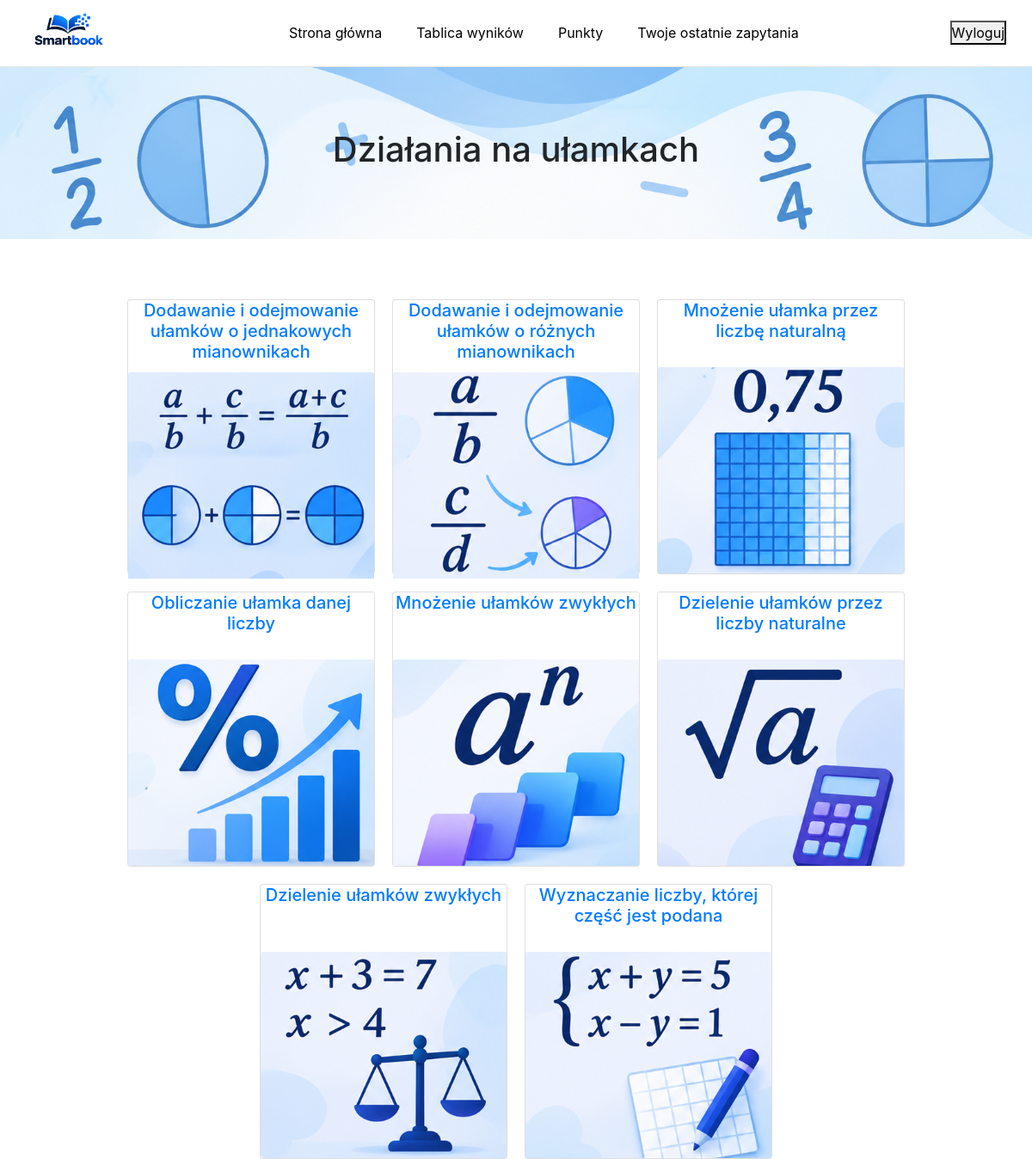
The page / (signed in) on the database its author committed.
### database/models.py (models this page shows, shortened)
class Level(models.Model):
    level_name = models.CharField(max_length=256)
    required_points = models.PositiveIntegerField()
    url_path = models.SlugField(max_length=256)
    class Meta:
        db_table = 'levels'

### dashboard/views.py (the view)
# urls.py: path('', dashboard_view, name='dashboard'),
@login_required
def dashboard_view(request):
    levels = Level.objects.all()
    context = {
        'levels': levels
    }
    return render(request, 'dashboard/dashboard.html', context)

### dashboard/templates/dashboard/dashboard.html (shortened to what this page needs)
{% extends 'base.html' %}
{% load static %}
{% block content %}
    <main class="fraction-background">
        <h1>Działania na ułamkach</h1>
    </main>
    <div class="section">
        {% for level in levels %}
            <a href="{% url 'level-detail' level.url_path %}" class="card">
                <h5 class="card-title">{{ level.level_name }}</h5>
                <img
                    class="card-img-top"
                    src="{% static 'images/cards/lvl' %}{{ level.id }}.png"
                    alt="{{ level.level_name }}"
                >
            </a>
        {% empty %}
            <p>Brak dostępnych leveli.</p>
        {% endfor %}
    </div>
{% endblock %}

### templates/base.html (shortened to what this page needs)
{% load static %}
<!DOCTYPE html>
<html lang="pl">
<head>
    <link rel="stylesheet" href="{% static 'css/base.css' %}">
    <link rel="stylesheet" href="{% static 'css/dashboard.css' %}">
    <link rel="stylesheet" href="https://cdn.jsdelivr.net/npm/bootstrap@4.0.0/dist/css/bootstrap.min.css">
    <link rel="stylesheet" href="{% static 'css/navbar.css' %}">
    <link rel="stylesheet" href="{% static 'css/answers_exam_page.css' %}">
</head>
<body>
    {% include 'navbar.html' %}
        {% block content %}
        {% endblock %}
</body>
</html>

### templates/navbar.html (shortened to what this page needs)
{% load static %}
<nav class="navbar">
    <div class="navbar-logo">
        <a href="#">
            <img src="{% static 'images/Smartbook.png' %}" alt="Smartbook logo">
        </a>
    </div>
    <ul class="navbar-links">
        <li><a href="/">Strona główna</a></li>
        <li><a href="/">Tablica wyników</a></li>
        <li><a href="/">Punkty</a></li>
        <li><a href="/">Twoje ostatnie zapytania</a></li>
    </ul>
    {% if user.is_authenticated %}
    <div>
        <form method="POST" action="{% url 'logout' %}">
            <button type="submit">Wyloguj</button>
        </form>
    </div>
    {% else %}
    <div>
        <a href="/login/">Zaloguj się</a>
    </div>
    {% endif %}
</nav>

### static/css/base.css (style rules this page uses)
* { box-sizing: border-box; margin: 0; padding: 0; }
html { scroll-behavior: smooth; }
body { margin: 0; padding: 0; font-family: 'Poppins', sans-serif; background-color: white; color: #222; }

### static/css/dashboard.css (style rules this page uses)
.fraction-background { background-image: url("../images/bg.png"); background-size: 100% auto; background-position: center top; background-repeat: no-repeat; width: 100%; height: 200px; display: flex; justify-content: center; align-items: center; margin-bottom: 50px; }
.section { display: flex; flex-wrap: wrap; align-items: center; text-align: center; justify-content: center; width: 90%; max-width: 1400px; padding-top: 20px; margin-right: auto; margin-left: auto; gap: 20px; }
.card-img-top { width: 100%; height: 240px; object-fit: cover; object-position: center; }
.card { width: 18rem; height: 20rem; display: flex; flex-direction: column; justify-content: space-between; align-items: center; }

### static/css/navbar.css (style rules this page uses)
.navbar-logo img { width: 100px; height: auto; object-fit: contain; }
.navbar-logo { margin-right: 30px; }
.navbar { position: sticky; top: 0; z-index: 1000; display: flex; justify-content: space-between; align-items: center; background-color: white; padding: 5px 30px; border-bottom: 1px solid #E6E6E6; }
.navbar-logo a { color: black; text-decoration: none; font-size: 22px; font-weight: bold; }
.navbar-links { display: flex; gap: 40px; list-style: none; margin: 0; padding: 0; }
.navbar-links a { color: black; text-decoration: none; font-size: 16px; }

### rows shown on the page
Level: level_name "Dodawanie i odejmowanie ułamków o jednakowych mianownikach", shows a picture
Level: level_name "Dodawanie i odejmowanie ułamków o różnych mianownikach", shows a picture
Level: level_name "Mnożenie ułamka przez liczbę naturalną", shows a picture
Level: level_name "Obliczanie ułamka danej liczby", shows a picture
Level: level_name "Mnożenie ułamków zwykłych", shows a picture
Level: level_name "Dzielenie ułamków przez liczby naturalne", shows a picture
Level: level_name "Dzielenie ułamków zwykłych", shows a picture
Level: level_name "Wyznaczanie liczby, której część jest podana", shows a picture
